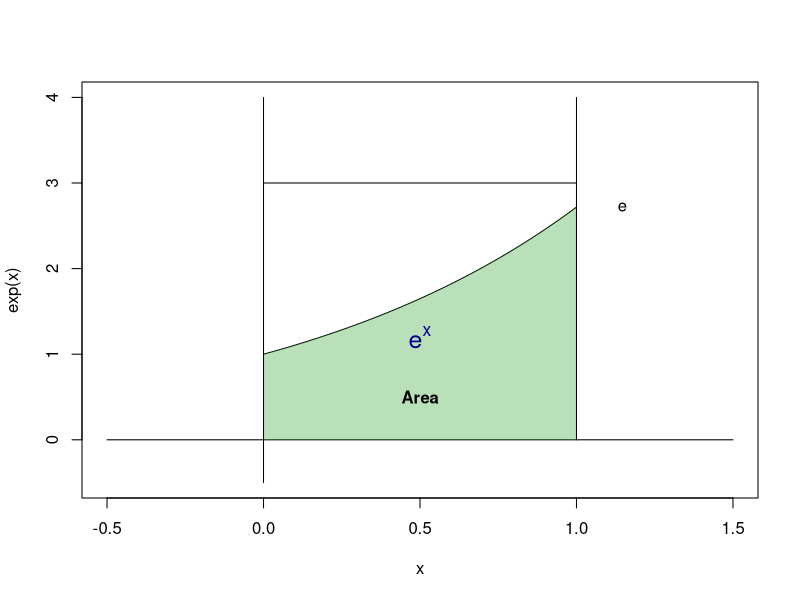

Reproduce this figure in R.
## ---- chunk 1
set.seed(114514)
## ---- chunk 2
curve(exp(x), from = 0, to = 1, xlim = c(-0.5, 1.5), ylim = c(-0.5, 4))
lines(c(-0.5, 1.5), c(0,0))
lines(c(0, 1), c(3,3))
lines(c(0,0), c(-0.5, 4))
lines(c(1,1), c(0, 4))

x_shade <- seq(0, 1, 0.01)
y_shade <- exp(x_shade)

polygon(c(0, x_shade, 1), c(0, y_shade, 0), 
        col = rgb(0.1, 0.6, 0.1, alpha = 0.3), border = NA)

text(0.5, 1.2, labels = expression(e^x), cex = 1.5, col = "darkblue")
text(1.1, exp(1), labels = "e", pos = 4)
text(0.5, 0.5, labels = "Area", font = 2)
## ---- chunk 3
m <- 100000
x <- runif(m)
c("Monte Carlo", "Real Intergation")
c(mean(exp(x)), exp(1)-1)
## ---- chunk 4
m <- 100000
y <- runif(m)
x <- 1
c("Monte Carlo", "Real Intergation")
c(sqrt(pi)/2+ x * mean(exp((x*y)^2/2)),sqrt(pi*2) * pnorm(1))
## ---- chunk 5
m <- 100000
y <- rnorm(m)
x <- 1

c(sqrt(pi*2) * mean(y<=x) ,sqrt(pi*2) * pnorm(1))
## ---- chunk 6
print(paste(c("variance is, ",(exp(1)-1)*(3-exp(1))/2),sep = "", collapse= ""))
## ---- chunk 7
m <- 100000
x_1 <- runif(m)
x <- 1
y_1 <- sqrt(pi)/2+ x * exp((x*x_1)^2/2)
var(y_1)
## ---- chunk 8
m <- 100000
x_2 <- rnorm(m)
x <- 1
y_2 <- sqrt(pi*2) * (y<=x)

var(y_2)
